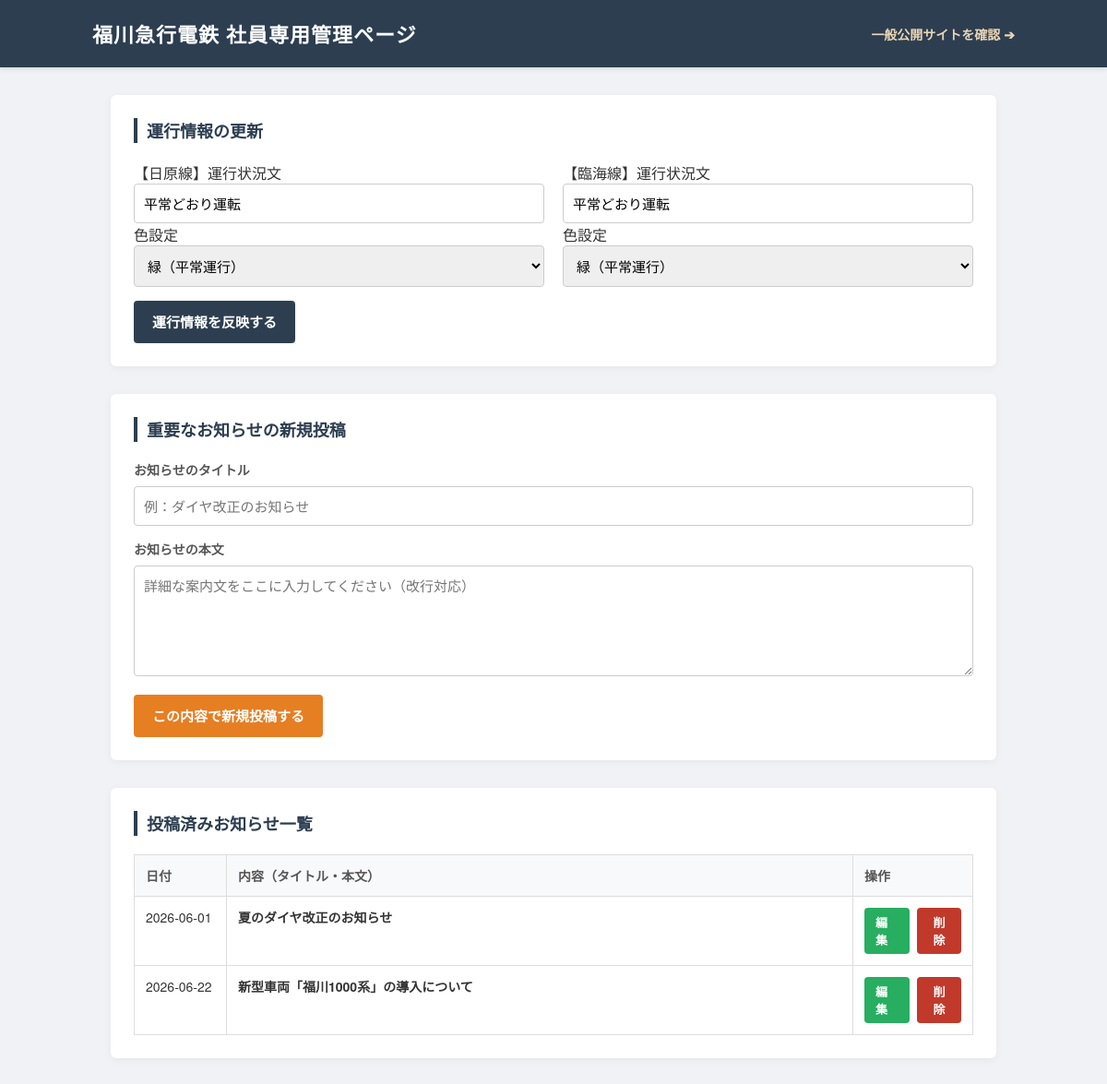
The app's page /admin.php, older data.
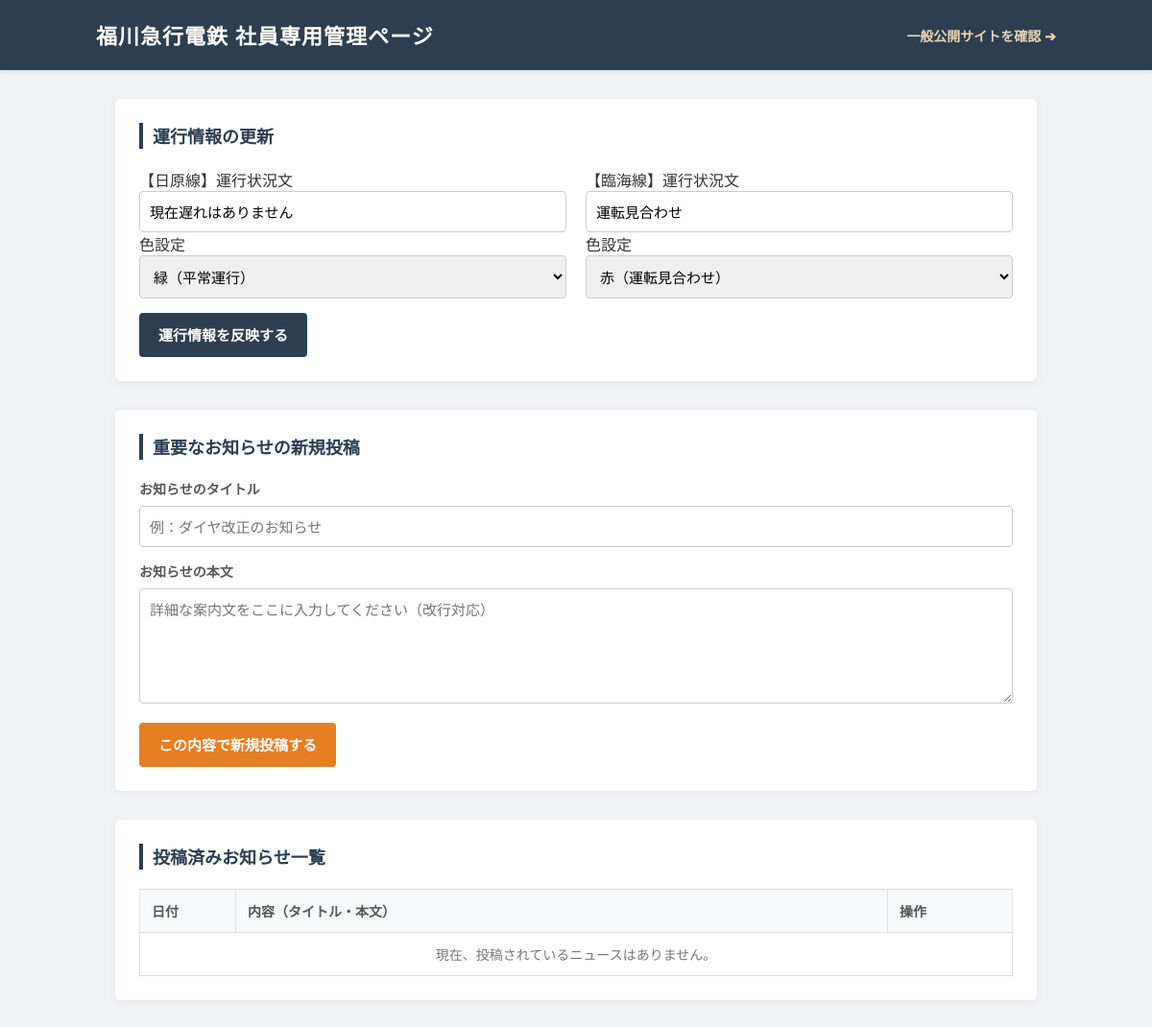
The same page, newer data.
### tables this page shows
CREATE TABLE `train_status` (
  `line_key` varchar(50) NOT NULL,
  `line_name` varchar(50) NOT NULL,
  `status_val` varchar(20) NOT NULL,
  `status_text` varchar(50) NOT NULL,
  PRIMARY KEY (`line_key`)
);

CREATE TABLE `news` (
  `id` int NOT NULL AUTO_INCREMENT,
  `created_at` date NOT NULL,
  `title` varchar(255) NOT NULL,
  `content` text,
  PRIMARY KEY (`id`)
);

### public/admin.php (the view, shortened to what the changed rows need)
<?php
$host     = '127.0.0.1;port=10011';
$dbname   = 'local';
$username = 'root';
$password = 'root';
try {
    $pdo = new PDO("mysql:host=$host;dbname=$dbname;charset=utf8mb4", $username, $password, [
        PDO::ATTR_ERRMODE => PDO::ERRMODE_EXCEPTION,
        PDO::ATTR_DEFAULT_FETCH_MODE => PDO::FETCH_ASSOC,
    ]);
} catch (PDOException $e) {
    die("データベース接続失敗: " . $e->getMessage());
}
$edit_news = null;
$status_rows = $pdo->query("SELECT * FROM train_status")->fetchAll();
$status = [];
foreach ($status_rows as $row) {
    $status[$row['line_key']] = $row;
}
$news_list = $pdo->query("SELECT * FROM news ORDER BY id DESC")->fetchAll();
?>
<!DOCTYPE html>
<html lang="ja">
<head>
</head>
<body>
    <main>
        <div class="admin-box">
            <h2>運行情報の更新</h2>
            <form action="admin.php" method="POST">
                <div class="form-row">
                    <div class="form-col">
                        <label>【日原線】運行状況文</label>
                        <input type="text" name="hibara_text" value="<?php echo htmlspecialchars($status['hibara']['status_text'], ENT_QUOTES, 'UTF-8'); ?>">
                        <label style="margin-top:10px;">色設定</label>
                        <select name="hibara_val">
                            <option value="normal" <?php if($status['hibara']['status_val'] === 'normal') echo 'selected'; ?>>緑（平常運行）</option>
                        </select>
                    </div>
                    <div class="form-col">
                        <label>【臨海線】運行状況文</label>
                        <input type="text" name="rinkai_text" value="<?php echo htmlspecialchars($status['rinkai']['status_text'], ENT_QUOTES, 'UTF-8'); ?>">
                        <label style="margin-top:10px;">色設定</label>
                        <select name="rinkai_val">
                            <option value="normal" <?php if($status['rinkai']['status_val'] === 'normal') echo 'selected'; ?>>緑（平常運行）</option>
                            <option value="stop" <?php if($status['rinkai']['status_val'] === 'stop') echo 'selected'; ?>>赤（運転見合わせ）</option>
                        </select>
                    </div>
                </div>
            </form>
        </div>
        <div class="admin-box">
            <h2><?php echo $edit_news ? 'ニュースの編集' : '重要なお知らせの新規投稿'; ?></h2>
        </div>
        <div class="admin-box">
            <h2>投稿済みお知らせ一覧</h2>
            <table class="admin-table">
                <thead>
                    <tr>
                        <th style="width: 100px;">日付</th>
                        <th>内容（タイトル・本文）</th>
                        <th style="width: 130px;">操作</th>
                    </tr>
                </thead>
                <tbody>
                    <?php if (empty($news_list)): ?>
                        <tr>
                            <td colspan="3" style="text-align: center; color: #777;">現在、投稿されているニュースはありません。</td>
                        </tr>
                    <?php else: ?>
                        <?php foreach ($news_list as $item): ?>
                            <tr>
                                <td><?php echo htmlspecialchars($item['created_at'], ENT_QUOTES, 'UTF-8'); ?></td>
                                <td>
                                    <strong><?php echo htmlspecialchars($item['title'], ENT_QUOTES, 'UTF-8'); ?></strong>
                                </td>
                                <td>
                                    <div class="action-cols">
                                        <a href="admin.php?edit_id=<?php echo $item['id']; ?>" class="btn-green">編集</a>
                                        <form action="admin.php" method="POST" style="display:inline;" onsubmit="return confirm('本当にこのニュースを削除しますか？');">
                                            <button type="submit" class="btn btn-red">削除</button>
                                        </form>
                                    </div>
                                </td>
                            </tr>
                        <?php endforeach; ?>
                    <?php endif; ?>
                </tbody>
            </table>
        </div>
    </main>
</body>
</html>

Row changes from the older to the newer data that the page shows:
removed news: created_at "2026-06-01", title "夏のダイヤ改正のお知らせ"
removed news: created_at "2026-06-22", title "新型車両「福川1000系」の導入について"
changed train_status "緑（平常運行）": hibara_text "平常どおり運転" → "現在遅れはありません"
changed train_status: rinkai_text "平常どおり運転" → "運転見合わせ"; rinkai_val "緑（平常運行）" → "赤（運転見合わせ）"
Text that changed along with them:
text now shown: "現在、投稿されているニュースはありません。"
